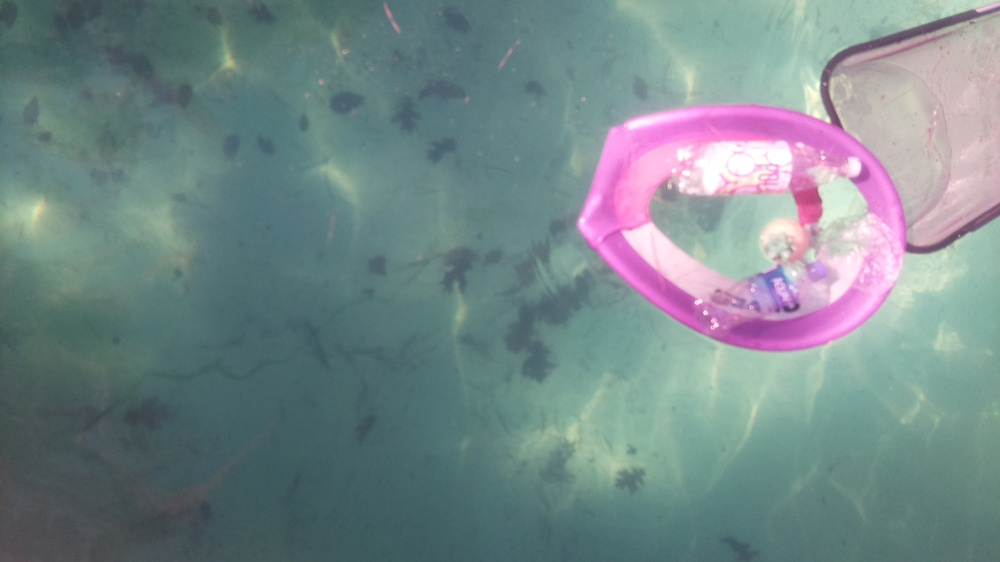
#> input picture Python/CubeSat/Pictures/capture0.JPG, 1000 x 562 px, shrunk from 1920 x 1080 before the run, found by its file name
$ python finalPixel.py
#> lines starting #> are read from the running program, lines starting #| are printed output that depends on the picture
### Python/CubeSat/newPixel.py
from PIL import Image, ImageFilter
im = Image.open(r"C:\Users\trued\Documents\Python\Experiments\Pictures\capture0.JPG")
#> im is the input picture: PIL image 1000x562 RGB; mean R, G, B 117.5, 135.6, 137.5

def coordBound(img):
    xBound, yBound = img.size
    x1 = 0
    x2 = 0
    y1 = 0
    y2 = 0
    percents = []
    px = img.load()
    total = 0
    white = 0

    # Finding x-coord
    for x in range(xBound):
        total = 0
        white = 0
        for y in range(yBound):
            if px[x, y] > 0:
                white += 1
            total += 1
        # Calculates percent of white pixels from edge detected image per x line
        if (white/total) != 1.0:
            percents.append(white/total)
    goodPercents = []
    for i, x in enumerate(percents):
        if x >= 0.006:
            goodPercents.append(i)
    x1 = goodPercents[0]
    x2 = goodPercents[goodPercents.__len__()-1]

    # Finding y-coord
    percents = []
    goodPercents = []
    for y in range(yBound):
        total = 0
        white = 0
        for x in range(xBound):
            if px[x, y] > 0:
                white += 1
            total += 1
        # Calculates percent of white pixels from edge detected image per y line
        if (white/total) != 1.0:
            percents.append(white/total)
    goodPercents = []
    for i, x in enumerate(percents):
        if x >= 0.006:
            goodPercents.append(i)
    y1 = goodPercents[0]
    y2 = goodPercents[goodPercents.__len__()-1]
    return ((x1, y1), (x2, y2))

def zoom(im):
    imGrey = im.convert("L")
    imGrey.save("greyScale.png")
    imEdges = imGrey.filter(ImageFilter.FIND_EDGES)
    px = imEdges.load()
    xBound, yBound = imGrey.size

    coords = []

    img = Image.new("L", (xBound, yBound))
    for x in range(xBound):
        for y in range(yBound):
            if px[x, y] >= 25:
                coords.append((x, y))
                img.putpixel((x, y), px[x, y])

    x1, y1 = coordBound(img)[0]
    x2, y2 = coordBound(img)[1]
    newXBound = x2 - x1
    newYBound = y2 - y1
    newImg = Image.new("RGB", (x2 - x1, y2 - y1))
    px = im.load()
    for ix, x in enumerate(range(x1, x2)):
        for iy, y in enumerate(range(y1, y2)):
            newImg.putpixel((ix, iy), px[x, y])
    return newImg

newImg = zoom(im)
#> in zoom, `imGrey = im.convert("L")`:
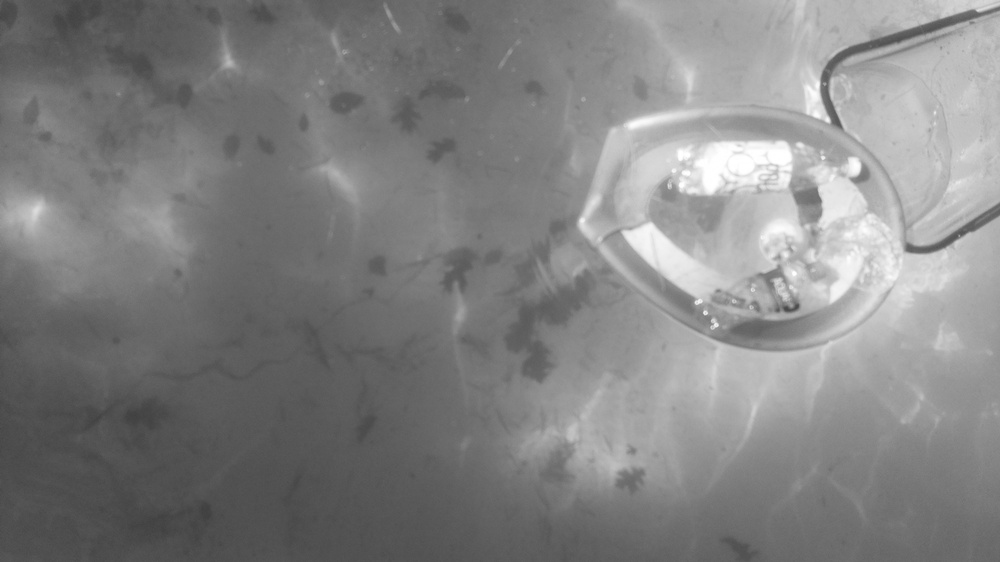
#> imGrey: PIL image 1000x562 L; min 63, max 255, mean 130.4
#> in zoom, `imEdges = imGrey.filter(ImageFilter.FIND_EDGES)`:
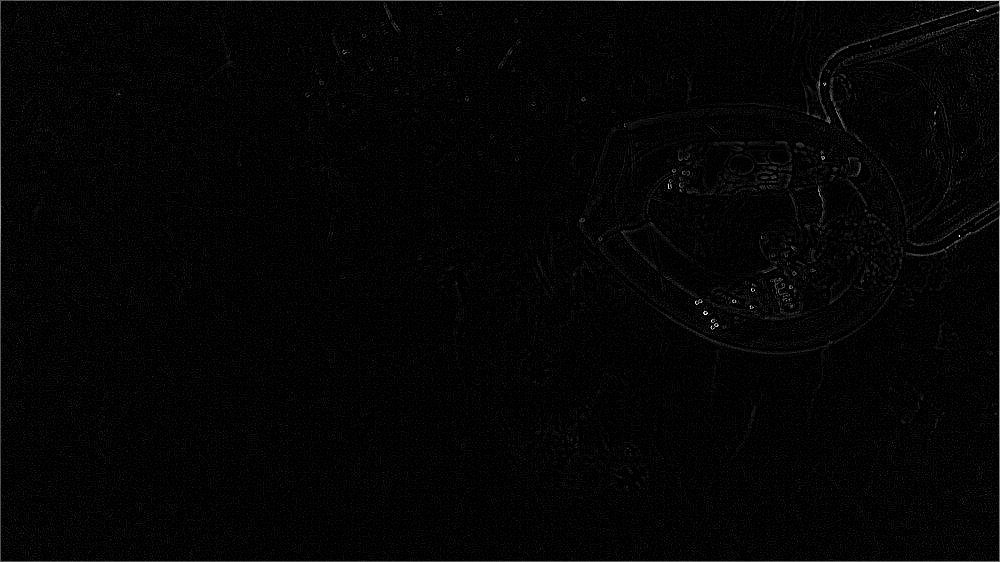
#> imEdges: PIL image 1000x562 L; min 0, max 255, mean 4.2
#> in zoom, `img = Image.new("L", (xBound, yBound))`: img: PIL image 1000x562 L; every value is 0
#> after the loop in zoom, `for x in range(xBound):`: coords = 11307 pairs, first value 0 to 999, second value 0 to 561
#> in zoom, `x1, y1 = coordBound(img)[0]`: x1 = 0; y1 = 1
#> in zoom, `newImg = Image.new("RGB", (x2 - x1, y2 - y1))`: newImg: PIL image 997x558 RGB; every value is 0
newImg.save("result.png")

### Python/CubeSat/functions.py
import webcolors

# [78 lines left out: functions findSum, findDif, returnAvg, returnGreat, returnLow, returnGreatString and 2 more, not called in this run]

def closest_colour(requested_colour):
    min_colours = {}
    for key, name in webcolors.CSS3_HEX_TO_NAMES.items():
        r_c, g_c, b_c = webcolors.hex_to_rgb(key)
        rd = (r_c - requested_colour[0]) ** 2
        gd = (g_c - requested_colour[1]) ** 2
        bd = (b_c - requested_colour[2]) ** 2
        min_colours[(rd + gd + bd)] = name
    return min_colours[min(min_colours.keys())]

def rgb2name(rgb):
    try:
        named_color = webcolors.rgb_to_name(rgb, spec='css3')
    except ValueError:
        named_color = closest_colour(rgb)
    return named_color

# [304 lines left out: function inColBounds, not called in this run]

### Python/CubeSat/finalPixel.py
from PIL import Image, ImageColor
from webcolors import rgb_to_name
from functions import returnGreat, closest_colour, inColBounds, rgb2name
from newPixel import zoom, coordBound

im = Image.open(r"C:\Users\trued\Documents\Python\Experiments\Pictures\oceanPlastic.jpg")
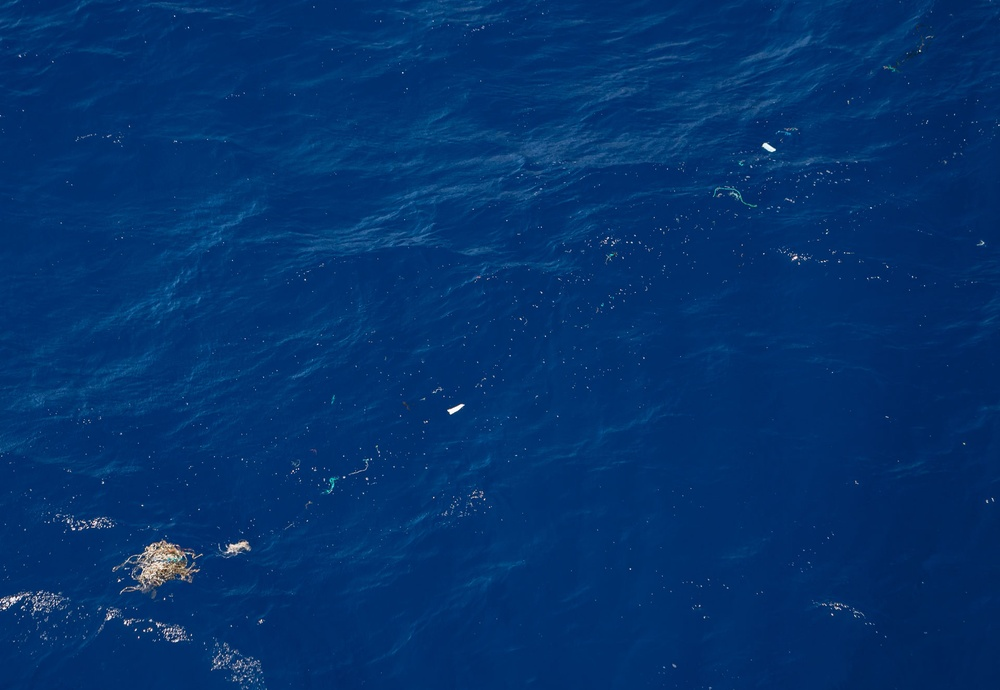
#> input picture Python/CubeSat/Pictures/oceanPlastic.jpg, 1000 x 690 px, shrunk from 1920 x 1324 before the run, found by its file name
#> im is the input picture: PIL image 1000x690 RGB; mean R, G, B 3, 51.1, 109.5
newImg = zoom(im)
#> in zoom (call 2), `imGrey = im.convert("L")`:
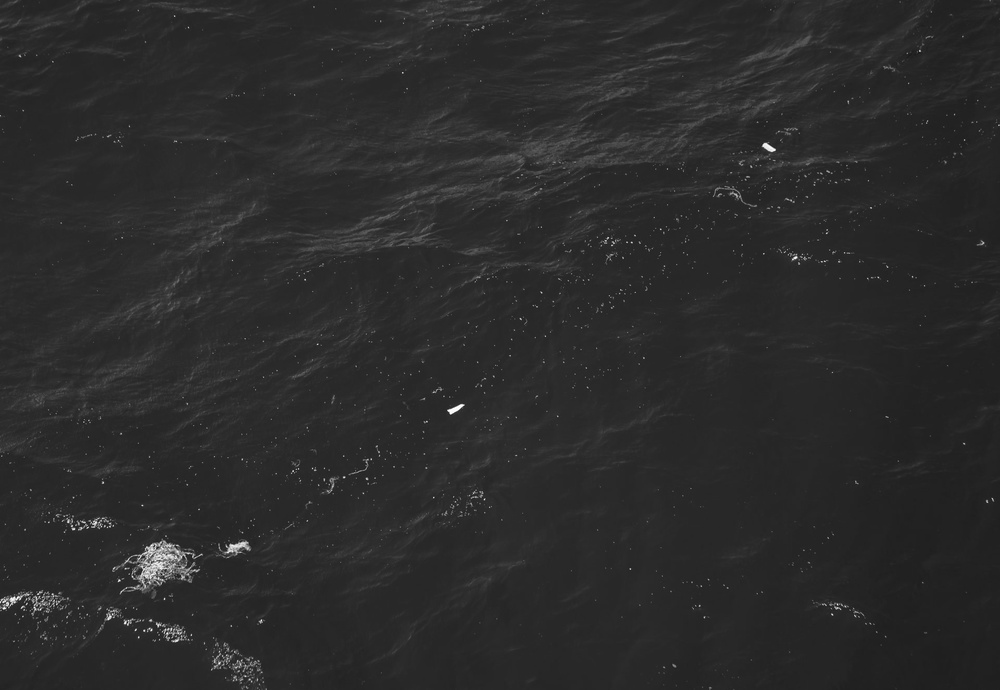
#> imGrey: PIL image 1000x690 L; min 13, max 255, mean 43.3
#> in zoom (call 2), `imEdges = imGrey.filter(ImageFilter.FIND_EDGES)`:
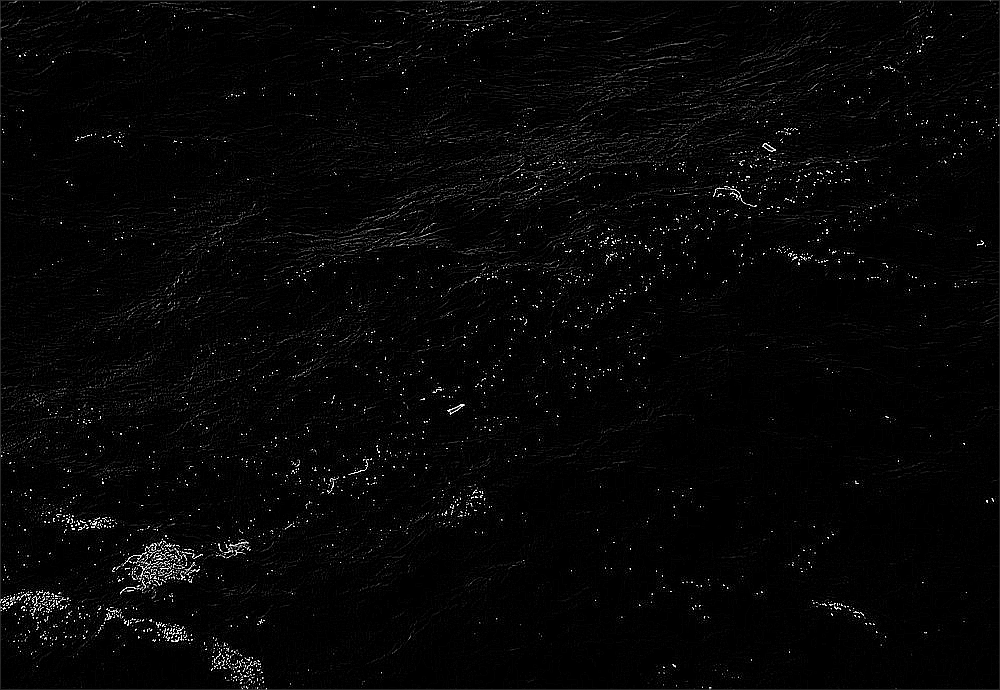
#> imEdges: PIL image 1000x690 L; min 0, max 255, mean 6.2
#> in zoom (call 2), `img = Image.new("L", (xBound, yBound))`: img: PIL image 1000x690 L; every value is 0
#> in zoom (call 2), `newImg = Image.new("RGB", (x2 - x1, y2 - y1))`: newImg: PIL image 997x687 RGB; every value is 0
px = newImg.load()

# Max and Min for Pixels in Image
xBound, yBound = newImg.size

img = Image.new('RGB', (xBound, yBound))

# Available Color Names: red, yellow, green, blue, plastic
colorname = "plastic"

needColor = True

for x in range(xBound):
    for y in range(yBound):
        r = px[x, y][0]
        g = px[x, y][1]
        b = px[x, y][2]
#> (the run stopped early here; a loop or call above may not have finished)
